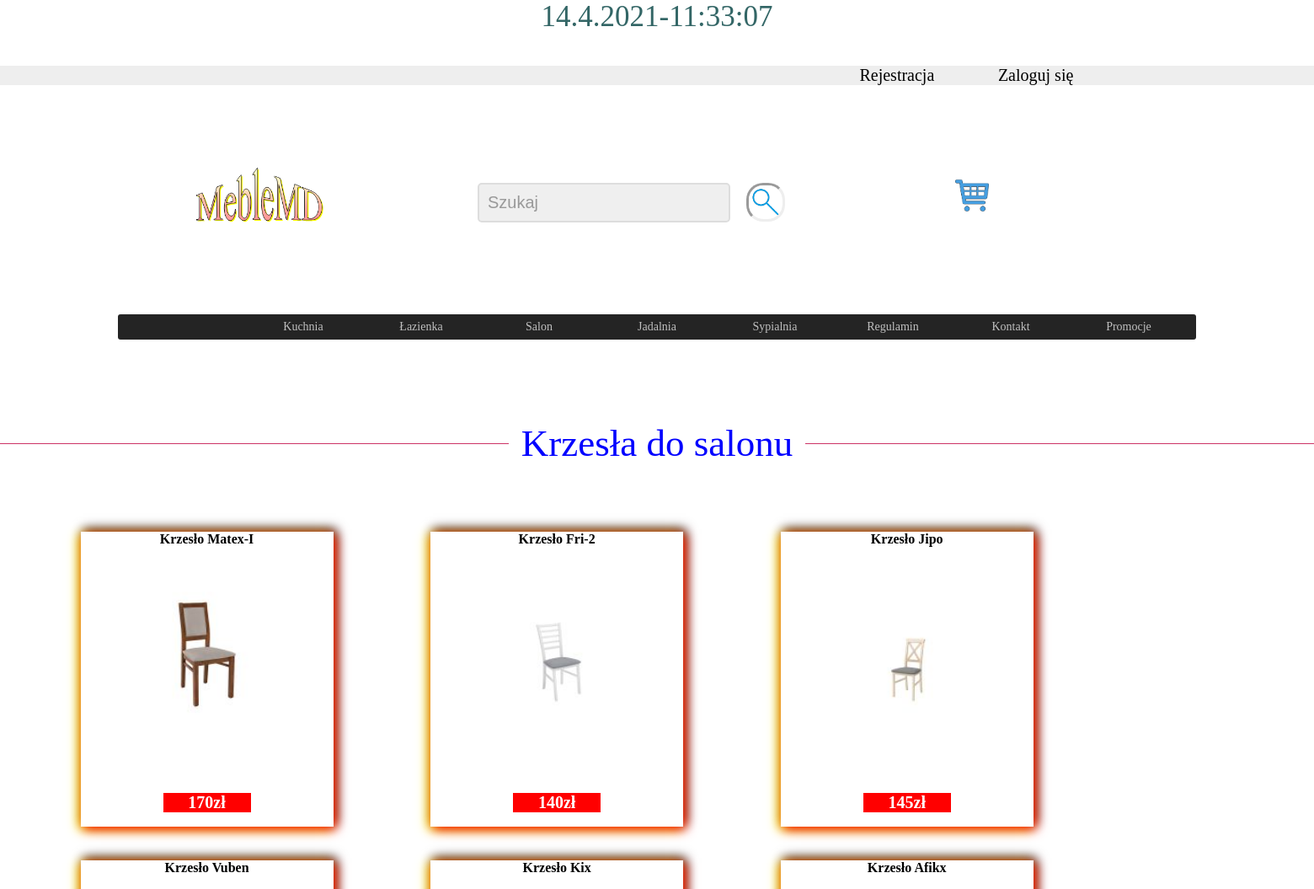
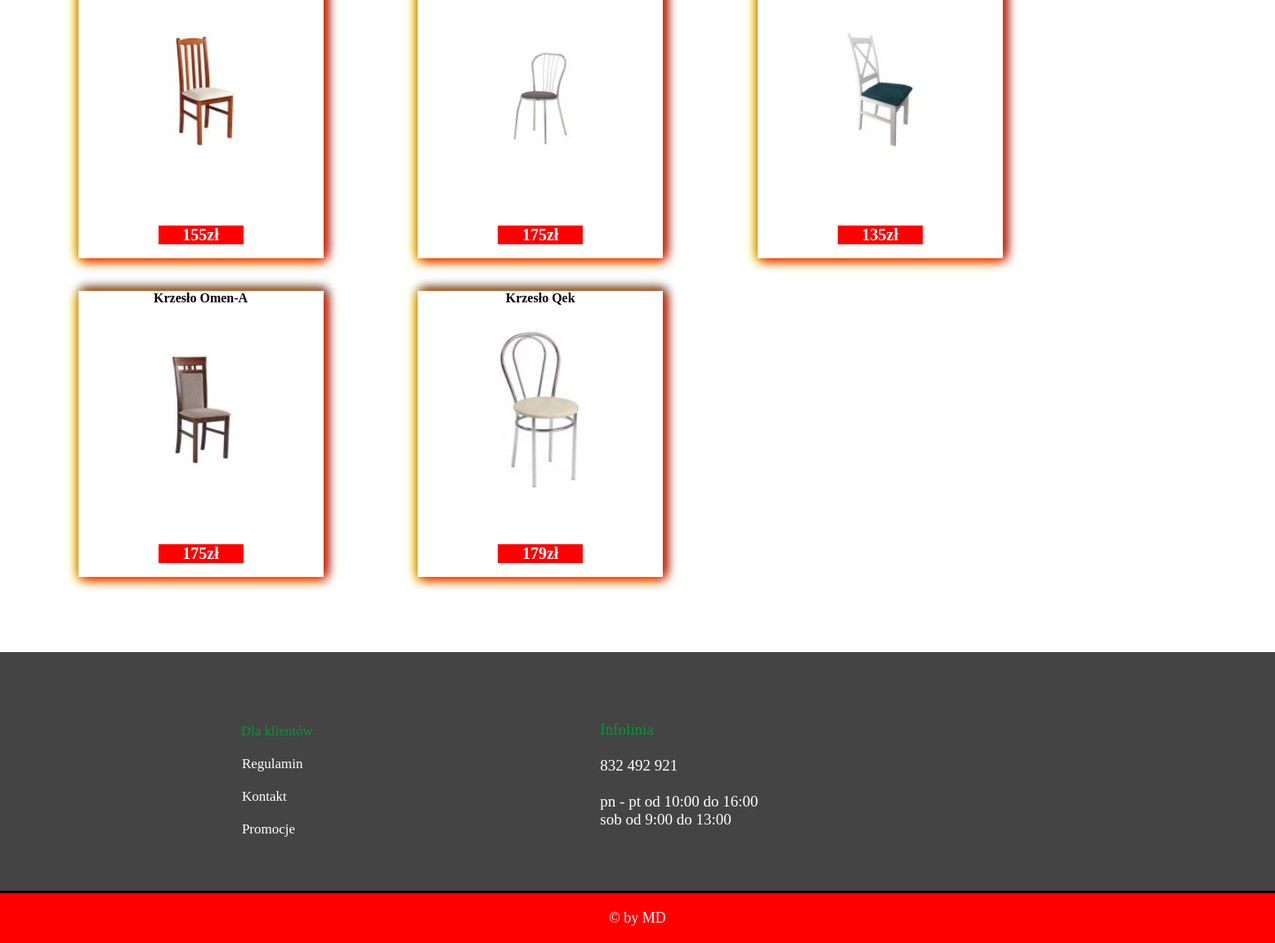
The app's page /salon_krzesla.php with its own data (2 pictures, top to bottom).
### tables this page shows
CREATE TABLE `produkty` (
  `id` int(11) NOT NULL,
  `id_zdjec` varchar(15) DEFAULT NULL,
  `id_opisu_zdj` text NOT NULL,
  `nazwa` varchar(50) NOT NULL,
  `opis` text NOT NULL,
  `parametry` text NOT NULL,
  `cena` float NOT NULL,
  `ilosc` int(11) NOT NULL,
  `id_podkategoria` int(11) NOT NULL
);

### salon_krzesla.php (the view, shortened to what this page needs)
<?php
include("connect.php");
?>
<!DOCTYPE html>
<html lang="pl">
<head>
<link href="style.css" rel="stylesheet" type="text/css" />
<link href="css/fontello.css" rel="stylesheet" type="text/css" />
</head>
<body>
		<body onload="odliczanie();">
		<div id="zegar">
</div>
<header>
		<div class="pasreje">
	<?php
	if(isset($id_uzytkownika)!="")
	{echo"<h888>";
		echo"Witaj ".$_SESSION['user']."";
		echo"</h888>";
		echo"<h889>";
			echo "Email:".$_SESSION['email'],"";
			echo"</h888>";
			echo'<li class="Wylogowanie"><a href="logout.php">Wyloguj się!</a></li>';
			if($id_uzytkownika!=5){
		echo'<li class="Konto"><a href="panel_uzytkownika.php">Twoje konto</a></li>';
			}
			else{
				echo'<li class="Konto"><a href="panel_admina.php">Panel admina</a></li>';
			}
	}
	else
      	{
		echo'<li class="Zakladanie"><a href="rejestracja.php">Rejestracja</a></li>';
		echo'<li class="Logowanie"><a href="logowanie.php">Zaloguj się</a></li>';
	 }
  ?>
</div>
</header>
	<div class="obw">
		<div class="naglowek">
		<div class="logo">
			<a href="index.php"> <img class='logo' src="images/logo.jpg" width='170' height'170'></a>
			</div>
		<div class="szukanied">
		<form action="wyszukiwarka.php" method="post">
		<input type="text" name='wartosc' placeholder="Szukaj" onfocus="this.placeholder=''" onblur="this.placeholder='Szukaj '" >
		<input type="image" id="szukan" alt="szukan"
       src="images/lupa.jpg" width='40' height'40'>
		</form>
		</div>
				<div class="koszydiv">
		<a href="wyswietlanie_koszyka.php"> <div class='tooltip3'> <img class='koszyk' src="images/koszyk.jpg" width='40' height'40'></a>
		</div>
			</div>
		</div>
	<div id="kontener">
	<div class="nav">
	<ul id="menu">
		<li><a href="index.php"><i class="icon-home-outline"></i></a></li>
		<li><a>Kuchnia</a>
		</li>
		<li><a>Łazienka</a>
		</li>
		<li><a>Salon</a>
		</li>
		<li><a>Jadalnia</a>
		</li>
		<li><a>Sypialnia</a>
		</li>
		<li><a href="regulamin.php">Regulamin</a></li>
		<li><a href="kontakt.php"> Kontakt</a></li>
		<li><a href="promocja.php"> Promocje</a></li>
	</ul>
	</div>
	</div>
	<br><br><br>
	<div class="napisek">
	<h67>
	Krzesła do salonu</h67>
	</div>
	<br><br><br>
	<div class="blok">
	<?php
$wynik = mysqli_query($link,"Select * from produkty where id_podkategoria=14")
or die('Błąd zapytania');
if(mysqli_num_rows($wynik) > 0) {
    while($r = mysqli_fetch_object($wynik)) {
		$id=$r->id;
            echo '<div class="element">';
		echo '<div class="obramowanie">';
		echo"<h10>";
	   echo "<a style='text-decoration:none'  target='_blank' href='product.php?product_id=$id'>";
        echo "<b>".$r->nazwa."</b>";
	echo "<br> </br>";
		 echo" <div class='tooltip2'> <img class='zoom' src=images/".$r->id_zdjec.".jpg width='190' height'120'>";
		echo"</div>";
		echo "<br> </br>";
		echo "</a>";
		 echo '<div class="cenaobw">';
echo "<b><h5>".$r->cena. "zł </h5></b>";
echo"</h10>";
echo "<br> </br>";
echo "<br> </br>";
echo "<br> </br>";
echo'</div>';
			echo '</div>';
			echo'</div>';
    }
}
?>
<div class="info">
<h410>
<h5211 style="color:#009933;">Infolinia</h5211>
<br><br>
832 492 921
<br><br>
	pn - pt od 10:00 do 16:00
	<br>
	sob od 9:00 do 13:00
</h410>
<h411>
Dla klientów
<br><br>
<a href="regulamin.php">Regulamin</a>
<br><br>
<a href="kontakt.php"> Kontakt</a>
<br><br>
<a href="promocja.php"> Promocje</a>
</h411>
</div>
<div id="footer">
			&copy by MD
		</div>
</body>
</html>

### style.css (style rules this page uses)
body { background-size: 100%; background-attachment: fixed; margin:0 !important; }
#zegar { color: #336666; font-size: 35px; text-align: center; }
#footer { clear: both; color: white; text-align: center; padding: 20px; font-size: 18px; background-color:red; position: relative; top:1.9cm; }
.element { float:left; padding:20px; margin-left:2cm; }
.element a { color:black; }
input[type=text], input[type=password] { width: 300px; background-color: #efefef; color: #666; border: 2px solid #ddd; border-radius: 5px; font-size: 20px; padding: 10px; box-sizing: border-box; outline: none; margin-top: 10px; }
input[type='image'] { border-top-style:inset; border-bottom-style:inset; border-right-style:inset; border-left-style:inset; border-top-right-radius: 20px; border-top-left-radius: 20px; border-bottom-right-radius:20px; border-bottom-left-radius:20px; background-color:#DDDDDD; position: relative;top:0.4cm; position: relative;left:0.4cm; transition: transform 0.2s; }
.obw { width=100%; }
.naglowek { width=100%; padding: 50px 0; background-color:white; }
.logo { position: relative;left:3cm; position: relative;top:1cm; }
.szukanied { position: relative;left:15cm; }
.koszydiv { position: relative;left:30cm; position: relative;bottom:1.4cm; }
.tooltip3 { position: relative; display: inline-block; }
.napisek { text-align:center; padding:1px; color:blue; font-size:45px; border-bottom: 1px solid #CC3366; margin-bottom: 30px; position: relative; z-index: 1; }
.napisek h67 { background: #fff; padding: 0 15px; position: relative; top: 27px; z-index: 1; }
.tooltip2 { position: relative; display: inline-block; }
.pasreje { font-size:20px; background-color:#EEEEEE; position: relative; top:1cm; }
.Zakladanie { display:block; display:inline-block; text-decoration: none; list-style-type: none; position: relative; left:27cm; }
.Zakladanie a { text-decoration: none; color:black; }
.Logowanie { background-size:40%; display:block; display:inline-block; text-decoration: none; list-style-type: none; position: relative; left:29cm; }
.Logowanie a { text-decoration: none; color:black; }
.nav { z-index: 2; }
img.zoom { position: relative; z-index: 1; }
.cenaobw { color:white; }
.cenaobw h5 { margin-left: 98px; margin-right: 98px; background-color:red; font-size:20px; }
.obramowanie { width:300px; height:350px; transition: transform 0.3s; text-align:center; box-shadow: 3px 3px 13px red, yellow -3px 3px 13px, 3px -3px 13px; }
img.koszyk { transition: transform 0.3s; }
.info { padding:20px; background-color:#444444; position: relative; top:1.9cm; border-bottom-style: solid; clear: both; }
.info h410 { position: relative;left:18.9cm; position: relative; top:1.7cm; color:white; font-size:19px; }
.info h411 a { color:white; text-decoration:none; position: relative;left:4.4cm; }
.info h411 { position: relative;left:2.9cm; font-size:17px; color:#009933; position: relative; bottom:1.2cm; }
#kontener { width: 100%; padding: 15px 0; z-index: 2; text-align:center; }
#menu { z-index: 2;display: table; padding: 0 10px 0; margin: 0 auto; overflow: hidden; font-size: 14px; background: #242424; }
#menu li { z-index: 2;list-style-type: none; margin: 0 auto; float: left; }
#menu > li { float: left; width: 140px; height: 30px; z-index: 2; }
#menu li a { display: block; color: silver; text-decoration: none; padding: 7px 10px 7px;z-index: 2; }
#menu { border-radius: 3px;z-index: 2; }

### records on screen
produkty: nazwa "Krzesło Matex-I", id_zdjec (picture), cena "170"
produkty: nazwa "Krzesło Fri-2", id_zdjec (picture), cena "140"
produkty: nazwa "Krzesło Jipo", id_zdjec (picture), cena "145"
produkty: nazwa "Krzesło Vuben", id_zdjec (picture), cena "155"
produkty: nazwa "Krzesło Kix", id_zdjec (picture), cena "175"
produkty: nazwa "Krzesło Afikx", id_zdjec (picture), cena "135"
produkty: nazwa "Krzesło Omen-A", id_zdjec (picture), cena "175"
produkty: nazwa "Krzesło Qek", id_zdjec (picture), cena "179"
